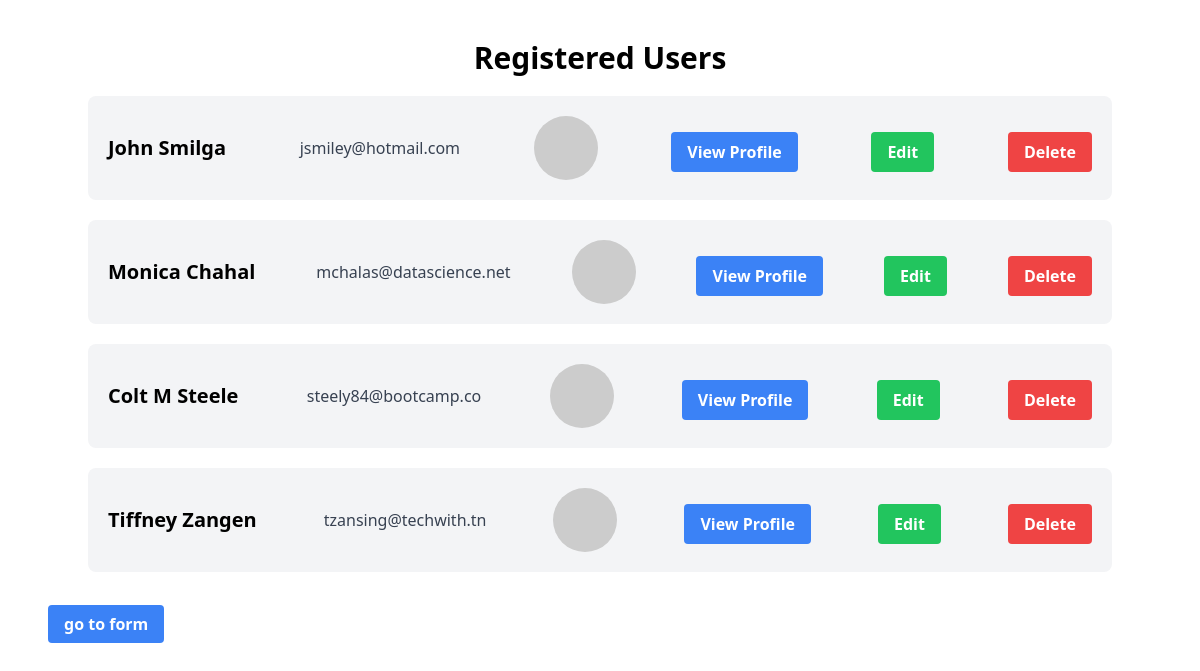
Before: / with the older database file.
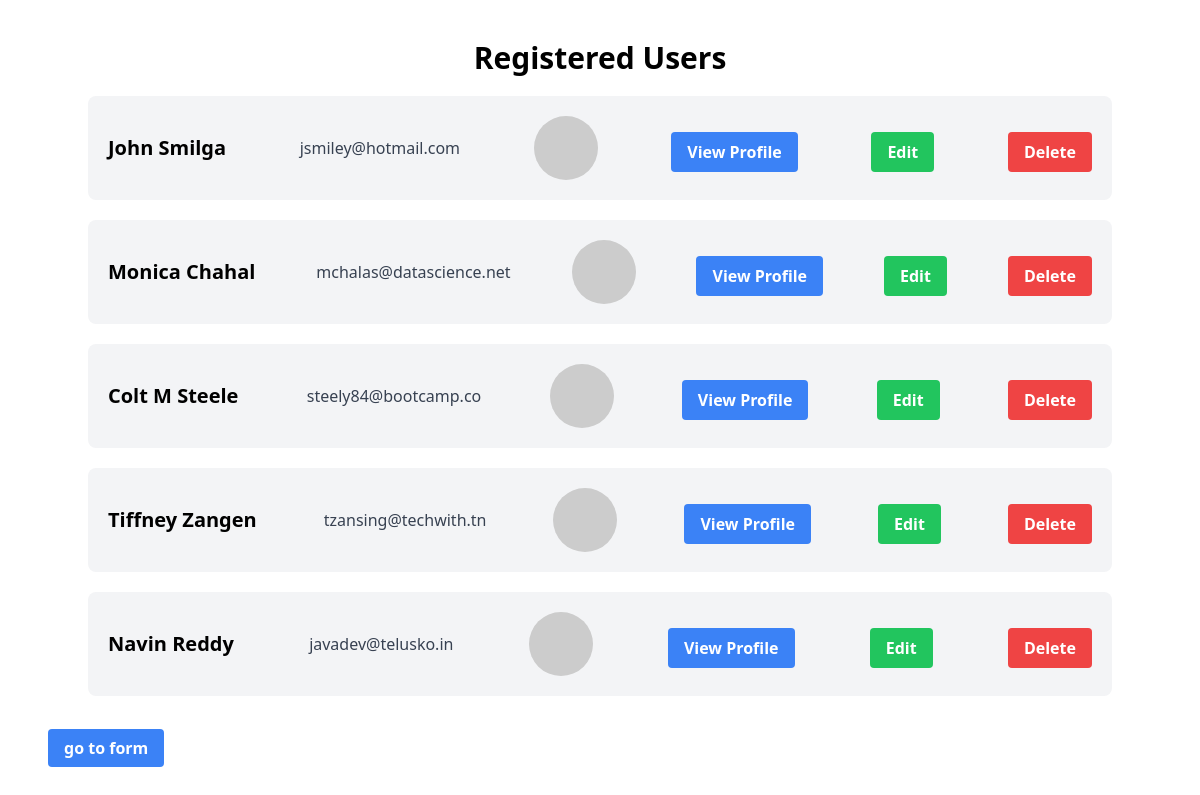
After: the same page with the newer database file.
### server.py (models this page shows, shortened)
class User(db.Model):
  id = db.Column(db.Integer, primary_key=True)
  name = db.Column(db.String(80), unique=True, nullable=False)
  email = db.Column(db.String(120), unique=True, nullable=False)
  image = db.Column(db.String(120), unique=True, nullable=False)

### server.py (the view)
@app.route('/')
def index():
  users = User.query.all()
  return render_template('index.html', users=users)

### templates/index.html (shortened to what this page needs)
<!DOCTYPE html>
<html lang="en">
  <head>
    <script src="https://cdn.tailwindcss.com"></script>
  </head>
  <body>
    <div class="container mx-auto my-10">
      <h1 class="text-3xl font-bold text-center">Registered Users</h1>
      {% for user in users %}
      <div class="flex justify-between items-center my-5 p-5 bg-gray-100 rounded-lg">
        <h2 class="text-xl font-bold">{{ user.name }}</h2>
        <p class="text-gray-700">{{ user.email }}</p>
        <img src="{{ user.image }}" alt="User Image" class="w-16 h-16 rounded-full" />
        <a href="/user/{{ user.id }}" class="bg-blue-500 hover:bg-blue-700 text-white font-bold py-2 px-4 rounded mt-2"> View Profile </a>
        <a href="/edit/{{ user.id }}" class="bg-green-500 hover:bg-green-700 text-white font-bold py-2 px-4 rounded mt-2">Edit</a>
        <a href="/delete/{{ user.id }}" class="bg-red-500 hover:bg-red-700 text-white font-bold py-2 px-4 rounded mt-2">Delete</a>
      </div>
      {% endfor %}
    </div>
    <a href="{{ url_for('add') }}" class="bg-blue-500 hover:bg-blue-700 text-white ml-12 font-bold py-2 px-4 rounded mt-2">go to form</a>
  </body>
</html>

Changed rows visible on the page:
added User: name "Navin Reddy", email "javadev@telusko.in"
